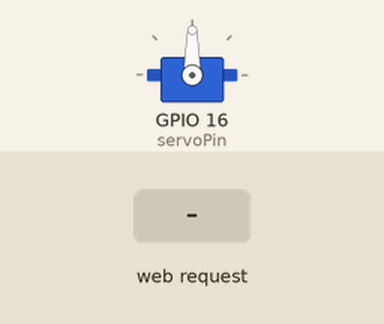
A sketch run on a simulated ESP32. Parts: servo. Inputs (shaded band) come from the test bench. WiFi joins after 1.5 s; servers stay silent unless stated; storage starts empty; what the sketch prints to the serial monitor is not drawn.

Above: at 3.2 s.
3.3 s: HTTP request GET /setAngle?value=1 received
At 4.0 s:
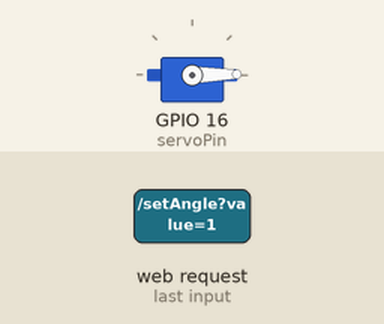
4.8 s: HTTP request GET /setAngle?value=120 received
At 5.1 s:
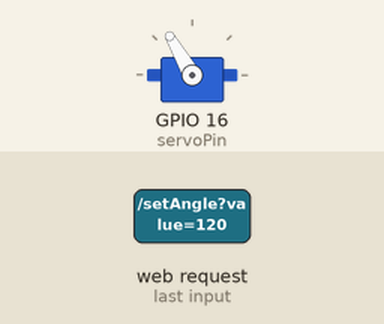
Timing chart, 0 to 7.8 s (numbered marks = the images above; inputs shaded):
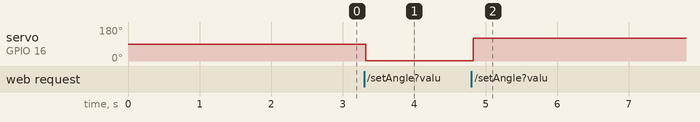

The sketch:

Web_servo_motor_controller.ino
```cpp
#include <ESPAsyncWebServer.h>
#include <AsyncTCP.h>
#include <ESP32Servo.h>
#include <SPIFFS.h>

const int servoPin = 16; // Pin connected to the servo motor
Servo myServo;
AsyncWebServer server(80);

void setup() {
    // Initialize Serial Monitor
    Serial.begin(115200);

    // Attach the servo to the pin
    myServo.attach(servoPin);

    // Initialize SPIFFS
    if(!SPIFFS.begin(true)){
        Serial.println("An Error has occurred while mounting SPIFFS");
        return;
    }

    // Connect to Wi-Fi
    WiFi.begin("your_SSID", "your_PASSWORD");

    Serial.print("Connecting to WiFi");
    while (WiFi.status() != WL_CONNECTED) {
        delay(1000);
        Serial.print(".");
    }
    Serial.println();
    Serial.println("Connected to WiFi");

    // Print the IP address
    Serial.print("IP Address: ");
    Serial.println(WiFi.localIP());

    // Serve the HTML file
    server.on("/", HTTP_GET, [](AsyncWebServerRequest *request){
        request->send(SPIFFS, "/index.html", String(), false);
    });

    // Handle setting the servo angle
    server.on("/setAngle", HTTP_GET, [](AsyncWebServerRequest *request){
        if (request->hasParam("value")) {
            String angleValue = request->getParam("value")->value();
            int angle = angleValue.toInt();
            Serial.print("Received angle: ");
            Serial.println(angle);
            myServo.write(angle); // Set the servo angle
            Serial.print("Servo angle set to: ");
            Serial.println(angle);
            request->send(200, "text/plain", "OK");
        } else {
            Serial.println("No value received");
            request->send(400, "text/plain", "Bad Request");
        }
    });

    // Start the server
    server.begin();
}

void loop() {
    // Nothing to do here, everything is handled asynchronously
}
```

Measured:
- after the input at 3.3 s, servo on GPIO 16 (servoPin): 90° → 1° at once
- after the input at 4.8 s, servo on GPIO 16 (servoPin): 1° → 120° at once
